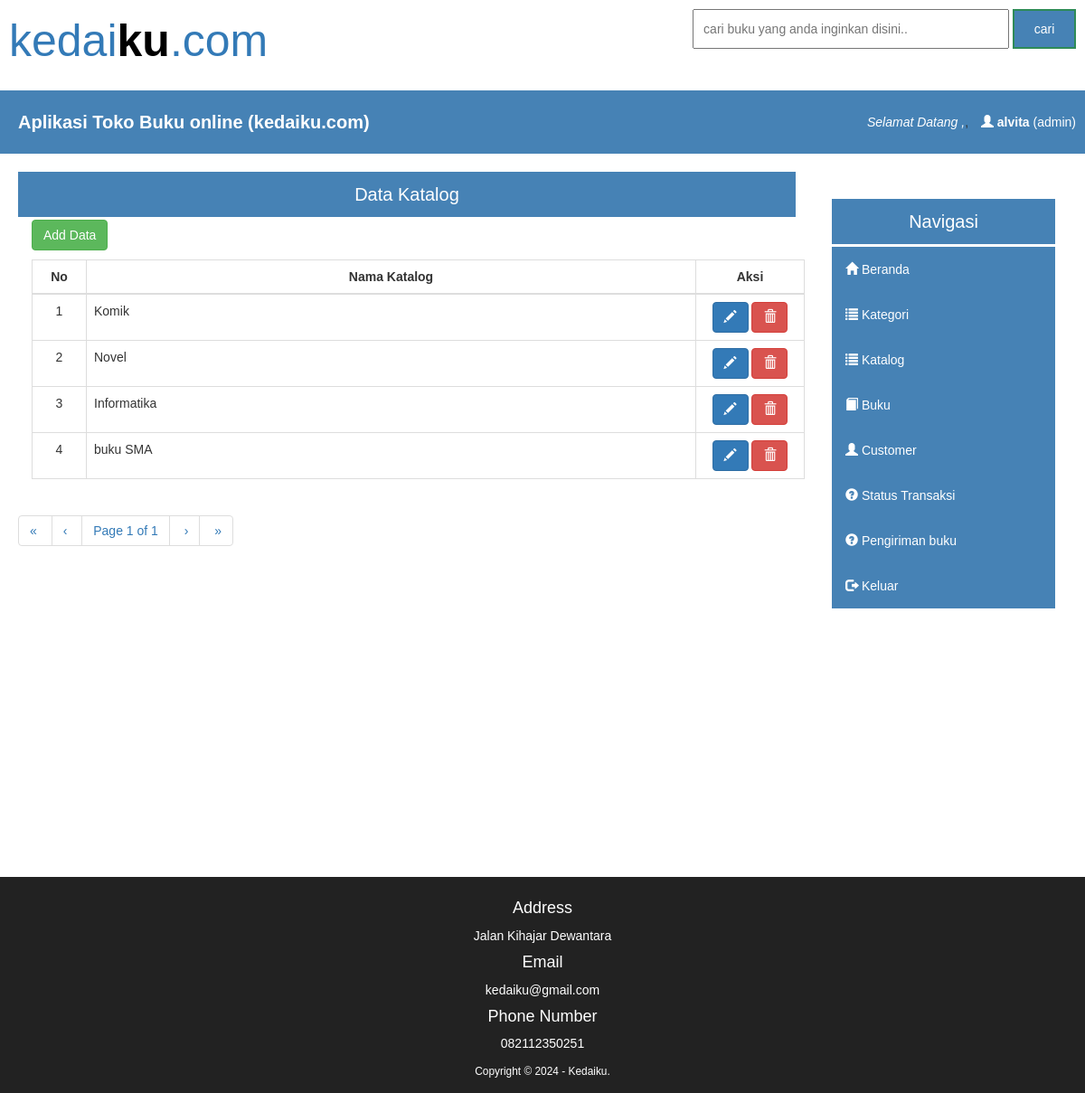
Page /page/admin/katalog.php (signed in) on the committed database.
### tables this page shows
CREATE TABLE `katalog` (
  `id_katalog` int(11) NOT NULL,
  `id_kategori` int(11) NOT NULL,
  `katalog` varchar(50) NOT NULL
);

### page/admin/set_katalog.php (the view, shortened to what this page needs)
<?php
$koneksi = mysqli_connect('localhost', 'root', '', 'bookselling');
$sql =  "SELECT * FROM katalog";
$result = mysqli_query($koneksi, $sql);
include 'pagination1.php';
$rpp = 10;
$reload = "katalog.php?page=&pagination=true";
@$page = intval($_GET["page"]);
if ($page <= 0) $page = 1;
$tcount = mysqli_num_rows($result);
$tpages = ($tcount) ? ceil($tcount / $rpp) : 1;
$count = 0;
$i = ($page - 1) * $rpp;
?>
<div class="hdkonten">
    Data Katalog
</div>
<div class="container">
    <p><a href="#" class="btn btn-success" data-target="#ModalAdd" data-toggle="modal">Add Data</a></p>
    <table id="mytable" class="table table-bordered" style="width:75%;">
        <thead>
            <th style="width:60px"><center>No</center></th>
            <th><center>Nama Katalog</center></th>
            <th style="width:120px;"><center>Aksi</center></th>
        </thead>
        <?php
        $no = 1;
        while (($count < $rpp) && ($i < $tcount)) {
            mysqli_data_seek($result, $i);
            $data = mysqli_fetch_array($result);
        ?>
            <tr>
                <td><center><?php echo $no++ ?></center></td>
                <td><?php echo  $data['katalog'] ?></td>
                <td>
                    <center>
                        <a href="#" class='open_modal btn btn-primary' id='<?php echo  $data['id_katalog']; ?>'><span class="glyphicon glyphicon-pencil"></span></a>
                        <a href="#" class="btn btn-danger" onclick="confirm_modal('del_katalog.php?&id=<?php echo  $data['id_katalog']; ?>');"><span class="glyphicon glyphicon-trash"></span></a>
                    </center>
                </td>
            </tr>
        <?php
            $i++;
            $count++;
        }
        ?>
    </table>
</div>
 <div><?php echo paginate_one($reload, $page, $tpages); ?></div>

### css/style.css (style rules this page uses)
* { margin:0; padding: 0; font-family: arial; font-size: 14px; }
.hdkonten { width: 100%; background: #4682b5; text-align: center; line-height: 50px; font-size: 20px; color: #fff; border-bottom: solid 3px #fff; }

### rows in the picture
katalog: katalog "Komik"
katalog: katalog "Novel"
katalog: katalog "Informatika"
katalog: katalog "buku SMA"

### other values in the picture
$nama "alvita"
$firstlabel "«"
$prevlabel "‹"
$page "1"
$tpages "1"
$nextlabel "›"
$lastlabel "»"
